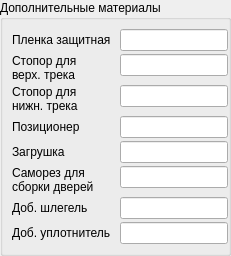
             <widget class="QGroupBox" name="groupBox_11">
              <property name="sizePolicy">
               <sizepolicy hsizetype="Preferred" vsizetype="Maximum">
                <horstretch>0</horstretch>
                <verstretch>0</verstretch>
               </sizepolicy>
              </property>
              <property name="title">
               <string>Дополнительные материалы</string>
              </property>
              <layout class="QFormLayout" name="formLayout_7">
               <property name="horizontalSpacing">
                <number>9</number>
               </property>
               <property name="verticalSpacing">
                <number>3</number>
               </property>
               <property name="leftMargin">
                <number>9</number>
               </property>
               <property name="topMargin">
                <number>9</number>
               </property>
               <property name="rightMargin">
                <number>0</number>
               </property>
               <property name="bottomMargin">
                <number>9</number>
               </property>
               <item row="0" column="0">
                <widget class="QLabel" name="def_tape">
                 <property name="text">
                  <string>Пленка защитная</string>
                 </property>
                </widget>
               </item>
               <item row="0" column="1">
                <widget class="QLineEdit" name="inp_deftape"/>
               </item>
               <item row="1" column="0">
                <widget class="QLabel" name="stop_up">
                 <property name="text">
                  <string>Стопор для
верх. трека</string>
                 </property>
                </widget>
               </item>
               <item row="1" column="1">
                <widget class="QLineEdit" name="inp_stop_up"/>
               </item>
               <item row="2" column="0">
                <widget class="QLabel" name="stop_down">
                 <property name="text">
                  <string>Стопор для
нижн. трека</string>
                 </property>
                </widget>
               </item>
               <item row="2" column="1">
                <widget class="QLineEdit" name="inp_stop_dowm"/>
               </item>
               <item row="3" column="0">
                <widget class="QLabel" name="posicioner">
                 <property name="text">
                  <string>Позиционер</string>
                 </property>
                </widget>
               </item>
               <item row="3" column="1">
                <widget class="QLineEdit" name="inp_posicioner"/>
               </item>
               <item row="4" column="0">
                <widget class="QLabel" name="plug">
                 <property name="text">
                  <string>Загрушка</string>
                 </property>
                </widget>
               </item>
               <item row="4" column="1">
                <widget class="QLineEdit" name="inp_plug"/>
               </item>
               <item row="5" column="0">
                <widget class="QLabel" name="pin_to_door">
                 <property name="text">
                  <string>Саморез для
сборки дверей</string>
                 </property>
                </widget>
               </item>
               <item row="5" column="1">
                <widget class="QLineEdit" name="inp_pin_to_dooe"/>
               </item>
               <item row="6" column="0">
                <widget class="QLabel" name="add_shlegel">
                 <property name="text">
                  <string>Доб. шлегель</string>
                 </property>
                </widget>
               </item>
               <item row="6" column="1">
                <widget class="QLineEdit" name="inp_add_shlegel"/>
               </item>
               <item row="7" column="0">
                <widget class="QLabel" name="add_sealer">
                 <property name="text">
                  <string>Доб. уплотнитель</string>
                 </property>
                </widget>
               </item>
               <item row="7" column="1">
                <widget class="QLineEdit" name="inp_add_sealer"/>
               </item>
              </layout>
             </widget>
